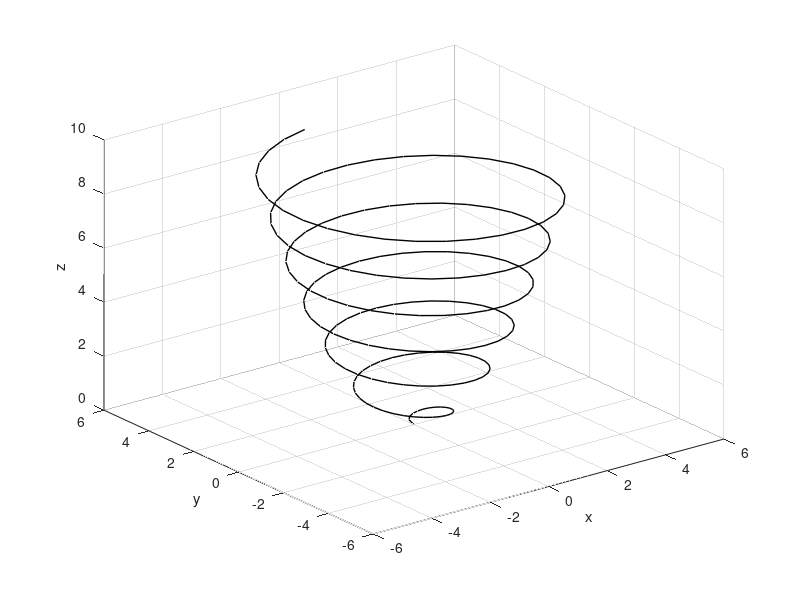
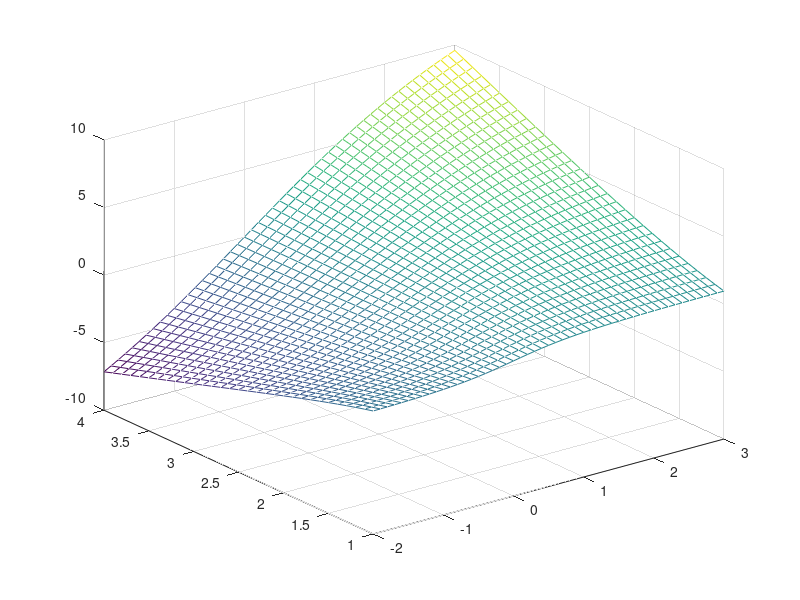
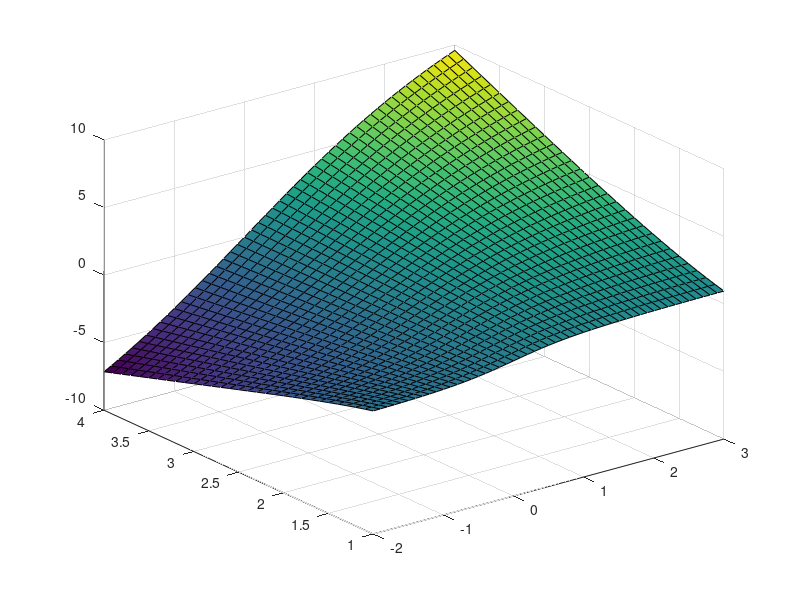
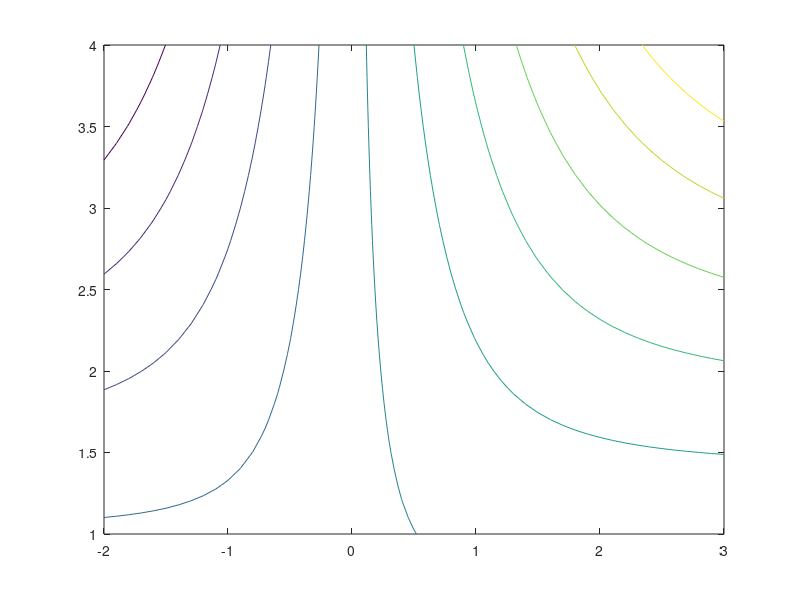

The MATLAB source for these figures, in order:
%way1 %parameter 을 이용한 방식 
t = 0:0.1:6*pi;
x = sqrt(t).*sin(2*t);
y = sqrt(t).*cos(2*t);
z = 0.5*t;
plot3(x,y,z,'k','linewidth',1)
grid on % display axes grid lines on the plot
xlabel('x'); ylabel('y'); zlabel('z') 

%way2 %바닥에 grid를 만들어두고 각 점마다 depth 를 가짐 -> 좌표로 표현 
x = -2:0.1:3; y = 1:0.1:4;
[X,Y] = meshgrid(x,y); %meshgrid를 사용해야하는 이유?
Z = X.*Y.^2./sqrt(X.^2+Y.^2); % Remind the element-wise operation
figure(2)
mesh(X,Y,Z)
figure(3)
surf(X,Y,Z)
figure(4)
contour(X,Y,Z) 

% additional video contents
